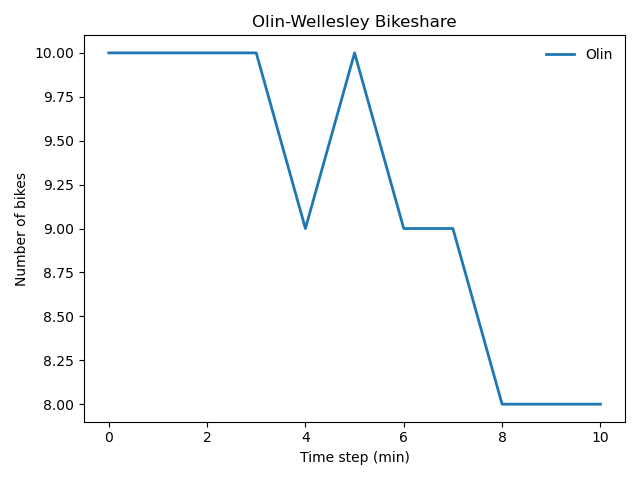

Source code (Python):
"""
Imagine a bike share system for students traveling between Olin College and
Wellesley College, which are about 3 miles apart in eastern Massachusetts.

Suppose the system contains 12 bikes and two bike racks, one at Olin and one
at Wellesley, each with the capacity to hold 12 bikes.

As students arrive, check out a bike, and ride to the other campus, the number
of bikes in each location changes. In the simulation, we’ll need to keep track
of where the bikes are.
"""
import numpy as np

from pandas import Series
import matplotlib.pyplot as plt


def main() -> None:
    """Run bike-share simulation."""
    bikeshare = Series([10, 2], ['olin', 'wellesley'])

    results = [bikeshare.olin]

    for i in range(10):
        step(bikeshare, 0.3, 0.2)
        results.append(bikeshare.olin)
    series = Series(results)
    plot(series, label='Olin')
    decorate(title='Olin-Wellesley Bikeshare',
            xlabel='Time step (min)', 
            ylabel='Number of bikes')
    plt.show()

def step(bikeshare: Series, p1: float, p2: float) -> None:
    # np.random.random() generates a random number between 0 and 1
    if np.random.random() < p1:
        bike_to_wellesley(bikeshare)
    
    if np.random.random() < p2:
        bike_to_olin(bikeshare)

def bike_to_wellesley(bikeshare: Series):
    bikeshare.olin -= 1
    bikeshare.wellesley += 1

def bike_to_olin(bikeshare: Series):
    bikeshare.olin += 1
    bikeshare.wellesley -= 1

def plot(self, *args, **kwargs):
    """Plot a Series.
    :param args: arguments passed to plt.plot
    :param kwargs: keyword argumentspassed to plt.plot
    :return:
    """
    x = self.index
    y = self.values

    underride(kwargs, linewidth=2)
    if self.name:
        underride(kwargs, label=self.name)
    plt.plot(x, y, *args, **kwargs)

def underride(d, **options):
    """Add key-value pairs to d only if key is not in d.
    If d is None, create a new dictionary.
    d: dictionary
    options: keyword args to add to d
    """
    if d is None:
        d = {}

    for key, val in options.items():
        d.setdefault(key, val)

    return d

def decorate(**options):
    """Decorate the current axes.
    Call decorate with keyword arguments like
    decorate(title='Title',
             xlabel='x',
             ylabel='y')
    The keyword arguments can be any of the axis properties
    https://matplotlib.org/api/axes_api.html
    In addition, you can use `legend=False` to suppress the legend.
    And you can use `loc` to indicate the location of the legend
    (the default value is 'best')
    """
    loc = options.pop("loc", "best")
    if options.pop("legend", True):
        legend(loc=loc)

    plt.gca().set(**options)
    plt.tight_layout()

def legend(**options):
    """Draws a legend only if there is at least one labeled item.
    options are passed to plt.legend()
    https://matplotlib.org/api/_as_gen/matplotlib.pyplot.legend.html
    """
    underride(options, loc="best", frameon=False)

    ax = plt.gca()
    handles, labels = ax.get_legend_handles_labels()
    if handles:
        ax.legend(handles, labels, **options)

if __name__ == '__main__':
    main()
